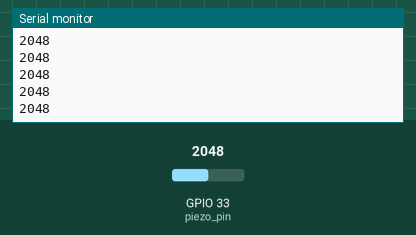
Simulated run of this sketch. Board: ESP32. On the bench: the last lines printed to the serial monitor. Inputs (shaded band) come from the test bench; at power-on: GPIO 33 (piezo_pin) = 2048.

Above: at 1.2 s.
1.3 s: GPIO 33 (piezo_pin) set to 2866
At 2.3 s:
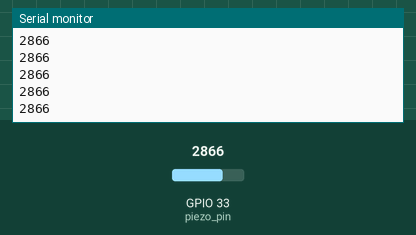
2.8 s: GPIO 33 (piezo_pin) set to 3603
At 3.3 s:
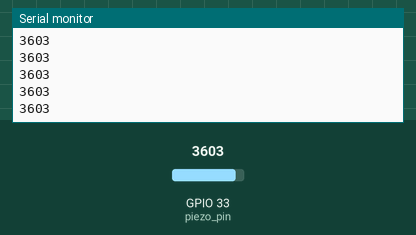
Timing chart, 0 to 5.8 s (numbered marks = the images above; inputs shaded):
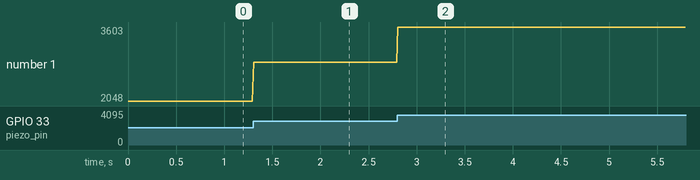

The sketch:

piezo_test.ino
```cpp
const int piezo_pin = 33;

void setup() {
  // put your setup code here, to run once:
  Serial.begin(9600);

}

void loop() {
  // put your main code here, to run repeatedly:
  int piezo_state = analogRead(piezo_pin);
  Serial.println(piezo_state);
  float piezoV = piezo_state / 1023.0 * 5.0;
  //Serial.println(piezoV);
  delay(15);
}
```

Measured:
- after the input at 1.3 s, the serial monitor: prints a new line at once (image 1)
- after the input at 2.8 s, the serial monitor: prints a new line at once (image 2)
- plotted number 1: 2048 → 2866 after the input at 1.3 s, 2866 → 3603 after the input at 2.8 s
